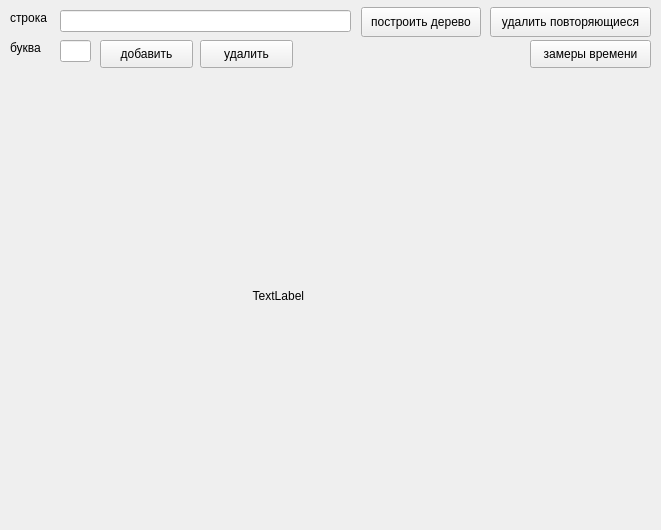
<?xml version="1.0" encoding="UTF-8"?>
<ui version="4.0">
 <class>Widget</class>
 <widget class="QWidget" name="Widget">
  <property name="geometry">
   <rect>
    <x>0</x>
    <y>0</y>
    <width>661</width>
    <height>530</height>
   </rect>
  </property>
  <property name="windowTitle">
   <string>Widget</string>
  </property>
  <widget class="QPushButton" name="buildBtn">
   <property name="geometry">
    <rect>
     <x>361</x>
     <y>7</y>
     <width>120</width>
     <height>30</height>
    </rect>
   </property>
   <property name="text">
    <string>построить дерево</string>
   </property>
  </widget>
  <widget class="QPushButton" name="addBtn">
   <property name="geometry">
    <rect>
     <x>100</x>
     <y>40</y>
     <width>93</width>
     <height>28</height>
    </rect>
   </property>
   <property name="text">
    <string>добавить</string>
   </property>
  </widget>
  <widget class="QPushButton" name="delRepBtn">
   <property name="geometry">
    <rect>
     <x>490</x>
     <y>7</y>
     <width>161</width>
     <height>30</height>
    </rect>
   </property>
   <property name="text">
    <string>удалить повторяющиеся</string>
   </property>
  </widget>
  <widget class="QPushButton" name="timeBtn">
   <property name="geometry">
    <rect>
     <x>530</x>
     <y>40</y>
     <width>121</width>
     <height>28</height>
    </rect>
   </property>
   <property name="text">
    <string>замеры времени</string>
   </property>
  </widget>
  <widget class="QLabel" name="imgLbl">
   <property name="geometry">
    <rect>
     <x>10</x>
     <y>80</y>
     <width>641</width>
     <height>431</height>
    </rect>
   </property>
   <property name="text">
    <string>                                                                         TextLabel</string>
   </property>
  </widget>
  <widget class="QLineEdit" name="strEdt">
   <property name="geometry">
    <rect>
     <x>60</x>
     <y>10</y>
     <width>291</width>
     <height>22</height>
    </rect>
   </property>
   <property name="text">
    <string/>
   </property>
  </widget>
  <widget class="QPushButton" name="delBtn">
   <property name="geometry">
    <rect>
     <x>200</x>
     <y>40</y>
     <width>93</width>
     <height>28</height>
    </rect>
   </property>
   <property name="text">
    <string>удалить</string>
   </property>
  </widget>
  <widget class="QLabel" name="label_2">
   <property name="geometry">
    <rect>
     <x>10</x>
     <y>10</y>
     <width>41</width>
     <height>16</height>
    </rect>
   </property>
   <property name="text">
    <string>строка</string>
   </property>
  </widget>
  <widget class="QLabel" name="label_3">
   <property name="geometry">
    <rect>
     <x>10</x>
     <y>40</y>
     <width>53</width>
     <height>16</height>
    </rect>
   </property>
   <property name="text">
    <string>буква</string>
   </property>
  </widget>
  <widget class="QLineEdit" name="letEdt">
   <property name="geometry">
    <rect>
     <x>60</x>
     <y>40</y>
     <width>31</width>
     <height>22</height>
    </rect>
   </property>
  </widget>
  <widget class="QLabel" name="outLbl">
   <property name="geometry">
    <rect>
     <x>337</x>
     <y>45</y>
     <width>181</width>
     <height>20</height>
    </rect>
   </property>
   <property name="text">
    <string/>
   </property>
  </widget>
 </widget>
 <layoutdefault spacing="6" margin="11"/>
 <resources/>
 <connections/>
</ui>
